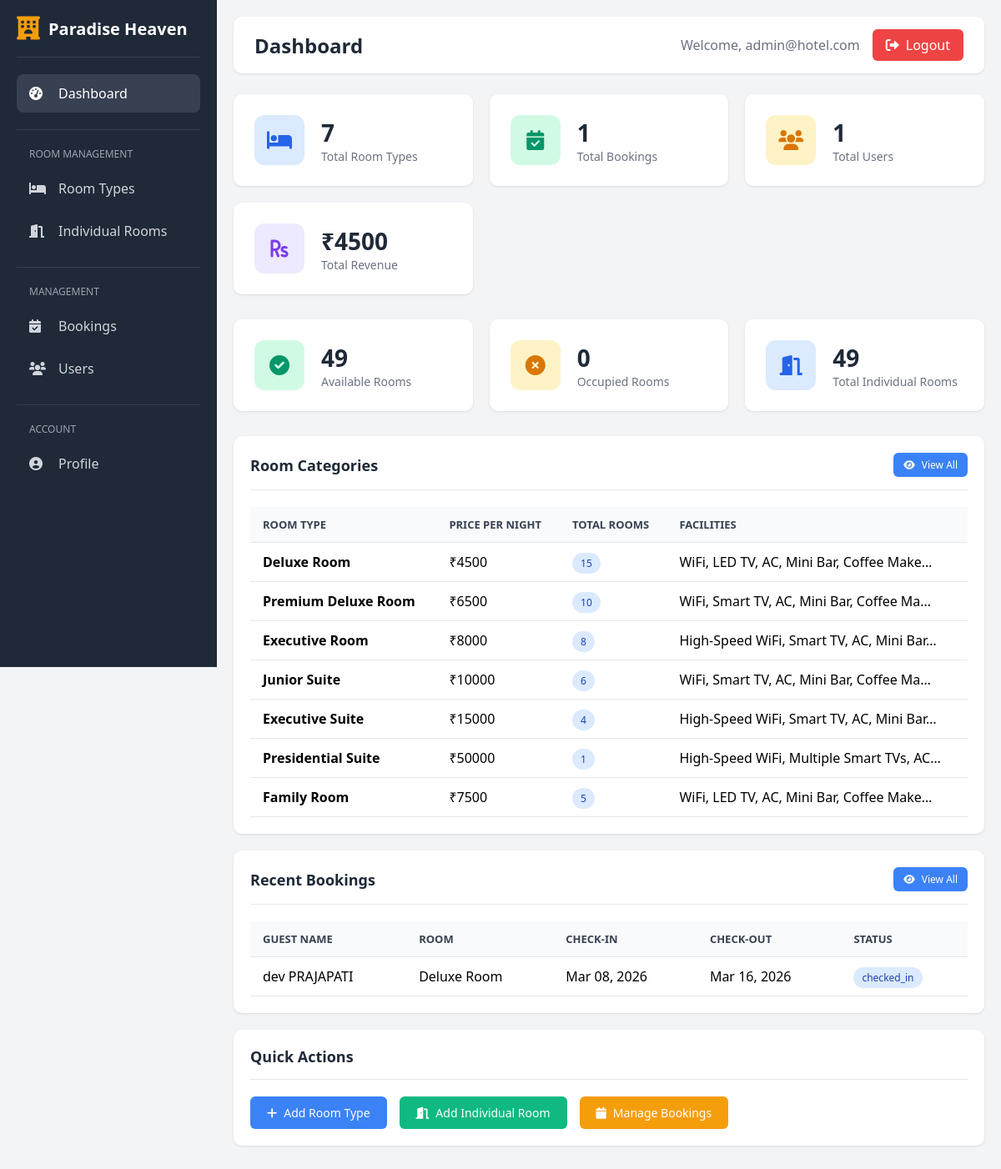
Page /custom-admin/dashboard/ (signed in) on the committed database.
### custom_admin/models.py (models this page shows, shortened)
class AdminUser(AbstractBaseUser, PermissionsMixin):
    username = models.CharField(max_length=150, unique=True)
    email = models.EmailField(unique=True)
    first_name = models.CharField(max_length=100)
    last_name = models.CharField(max_length=100)
    is_active = models.BooleanField(default=True)
    is_staff = models.BooleanField(default=True)
    date_joined = models.DateTimeField(default=timezone.now)
    objects = AdminUserManager()
    USERNAME_FIELD = 'username'
    REQUIRED_FIELDS = ['email', 'first_name', 'last_name']
    class Meta:
        verbose_name = 'Admin User'
        verbose_name_plural = 'Admin Users'

### motel/models.py (models this page shows, shortened)
class Rooms(models.Model):
    room_name = models.CharField(max_length=255)
    room_des = models.TextField()
    room_price = models.IntegerField()
    room_facilities = models.TextField(default="WiFi,TV,AC")
    room_image = models.ImageField(upload_to='rooms/', blank=True, null=True)
    number_of_rooms = models.IntegerField(default=1, help_text="Number of rooms available in this category")

class Bookings(models.Model):
    STATUS_CHOICES = [
        ('pending', 'Pending'),
        ('confirmed', 'Confirmed'),
        ('checked_in', 'Checked In'),
        ('checked_out', 'Checked Out'),
        ('cancelled', 'Cancelled'),
    ]
    PAYMENT_METHODS = [
        ('card', 'Credit/Debit Card'),
        ('upi', 'UPI'),
        ('netbanking', 'Net Banking'),
        ('wallet', 'Digital Wallet'),
    ]
    firstName = models.CharField(max_length=255)
    lastName = models.CharField(max_length=255)
    address1 = models.CharField(max_length=255)
    address2 = models.CharField(max_length=255)
    city = models.CharField(max_length=255)
    state = models.CharField(max_length=255)
    postal = models.IntegerField()
    phone = models.IntegerField(default='0')
    email = models.EmailField()
    roomname = models.ForeignKey(Rooms, on_delete=models.CASCADE)
    check_in = models.DateField(null=True, blank=True)
    check_out = models.DateField(null=True, blank=True)
    status = models.CharField(max_length=20, choices=STATUS_CHOICES, default='pending')
    created_at = models.DateTimeField(default=timezone.now)
    payment_method = models.CharField(max_length=20, choices=PAYMENT_METHODS, blank=True, default='')
    transaction_id = models.CharField(max_length=100, blank=True, default='')
    total_amount = models.IntegerField(default=0)

### custom_admin/views.py (the view)
# urls.py: path('dashboard/', views.admin_dashboard, name='admin_dashboard'),
@login_required(login_url='admin_login')
def admin_dashboard(request):
    total_rooms = Rooms.objects.count()
    total_bookings = Bookings.objects.count()
    total_users = UserAccount.objects.count()
    total_revenue = Bookings.objects.aggregate(Sum('roomname__room_price'))['roomname__room_price__sum'] or 0
    recent_bookings = Bookings.objects.select_related('roomname').order_by('-id')[:5]
    available_rooms = Room.objects.filter(is_available=True).count()
    occupied_rooms = Room.objects.filter(is_available=False).count()
    total_individual_rooms = Room.objects.count()
    room_categories = Rooms.objects.all()
    context = {
        'total_rooms': total_rooms,
        'total_bookings': total_bookings,
        'total_users': total_users,
        'total_revenue': total_revenue,
        'recent_bookings': recent_bookings,
        'available_rooms': available_rooms,
        'occupied_rooms': occupied_rooms,
        'room_categories': room_categories,
        'total_individual_rooms': total_individual_rooms,
    }
    return render(request, 'custom_admin/dashboard.html', context)

### templates/custom_admin/dashboard.html (shortened to what this page needs)
{% extends 'custom_admin/base.html' %}
{% block page_title %}Dashboard{% endblock %}
{% block content %}
<div class="stats-grid">
    <div class="stat-card">
        <div class="stat-icon blue">
            <i class="fas fa-bed"></i>
        </div>
        <div class="stat-info">
            <h4>{{ total_rooms }}</h4>
            <p>Total Room Types</p>
        </div>
    </div>
    <div class="stat-card">
        <div class="stat-icon green">
            <i class="fas fa-calendar-check"></i>
        </div>
        <div class="stat-info">
            <h4>{{ total_bookings }}</h4>
            <p>Total Bookings</p>
        </div>
    </div>
    <div class="stat-card">
        <div class="stat-icon orange">
            <i class="fas fa-users"></i>
        </div>
        <div class="stat-info">
            <h4>{{ total_users }}</h4>
            <p>Total Users</p>
        </div>
    </div>
    <div class="stat-card">
        <div class="stat-icon purple">
            <i class="fas fa-rupee-sign"></i>
        </div>
        <div class="stat-info">
            <h4>₹{{ total_revenue }}</h4>
            <p>Total Revenue</p>
        </div>
    </div>
</div>
<div class="stats-grid">
    <div class="stat-card">
        <div class="stat-icon green">
            <i class="fas fa-check-circle"></i>
        </div>
        <div class="stat-info">
            <h4>{{ available_rooms }}</h4>
            <p>Available Rooms</p>
        </div>
    </div>
    <div class="stat-card">
        <div class="stat-icon orange">
            <i class="fas fa-times-circle"></i>
        </div>
        <div class="stat-info">
            <h4>{{ occupied_rooms }}</h4>
            <p>Occupied Rooms</p>
        </div>
    </div>
    <div class="stat-card">
        <div class="stat-icon blue">
            <i class="fas fa-door-open"></i>
        </div>
        <div class="stat-info">
            <h4>{{ total_individual_rooms }}</h4>
            <p>Total Individual Rooms</p>
        </div>
    </div>
</div>
<div class="card">
    <div class="card-header">
        <h3>Room Categories</h3>
        <a href="{% url 'manage_rooms' %}" class="btn btn-primary btn-sm">
            <i class="fas fa-eye"></i> View All
        </a>
    </div>
    <div class="table-container">
        <table>
            <thead>
                <tr>
                    <th>Room Type</th>
                    <th>Price per Night</th>
                    <th>Total Rooms</th>
                    <th>Facilities</th>
                </tr>
            </thead>
            <tbody>
                {% if room_categories %}
                    {% for room in room_categories %}
                    <tr>
                        <td><strong>{{ room.room_name }}</strong></td>
                        <td>₹{{ room.room_price }}</td>
                        <td><span class="badge badge-info">{{ room.number_of_rooms }}</span></td>
                        <td>{{ room.room_facilities|truncatechars:40 }}</td>
                    </tr>
                    {% endfor %}
                {% else %}
                    <tr>
                        <td colspan="4" style="text-align: center; color: #6b7280;">No room categories found</td>
                    </tr>
                {% endif %}
            </tbody>
        </table>
    </div>
</div>
<div class="card">
    <div class="card-header">
        <h3>Recent Bookings</h3>
        <a href="{% url 'manage_bookings' %}" class="btn btn-primary btn-sm">
            <i class="fas fa-eye"></i> View All
        </a>
    </div>
    <div class="table-container">
        <table>
            <thead>
                <tr>
                    <th>Guest Name</th>
                    <th>Room</th>
                    <th>Check-In</th>
                    <th>Check-Out</th>
                    <th>Status</th>
                </tr>
            </thead>
            <tbody>
                {% if recent_bookings %}
                    {% for booking in recent_bookings %}
                    <tr>
                        <td>{{ booking.firstName }} {{ booking.lastName }}</td>
                        <td>{{ booking.roomname.room_name }}</td>
                        <td>{{ booking.check_in|date:"M d, Y"|default:"N/A" }}</td>
                        <td>{{ booking.check_out|date:"M d, Y"|default:"N/A" }}</td>
                        <td>
                            {% if booking.status == 'confirmed' %}
                            <span class="badge badge-success">{{ booking.status }}</span>
                            {% elif booking.status == 'pending' %}
                            <span class="badge badge-warning">{{ booking.status }}</span>
                            {% elif booking.status == 'cancelled' %}
                            <span class="badge badge-danger">{{ booking.status }}</span>
                            {% else %}
                            <span class="badge badge-info">{{ booking.status }}</span>
                            {% endif %}
                        </td>
                    </tr>
                    {% endfor %}
                {% else %}
                    <tr>
                        <td colspan="5" style="text-align: center; color: #6b7280;">No bookings yet</td>
                    </tr>
                {% endif %}
            </tbody>
        </table>
    </div>
</div>
<div class="card">
    <div class="card-header">
        <h3>Quick Actions</h3>
    </div>
    <div style="display: flex; gap: 15px; flex-wrap: wrap;">
        <a href="{% url 'add_room' %}" class="btn btn-primary">
            <i class="fas fa-plus"></i> Add Room Type
        </a>
        <a href="{% url 'add_individual_room' %}" class="btn btn-success">
            <i class="fas fa-door-open"></i> Add Individual Room
        </a>
        <a href="{% url 'manage_bookings' %}" class="btn btn-warning">
            <i class="fas fa-calendar"></i> Manage Bookings
        </a>
    </div>
</div>
{% endblock %}

### templates/custom_admin/base.html (shortened to what this page needs)
<!DOCTYPE html>
<html lang="en">
<head>
    <link rel="stylesheet" href="https://cdnjs.cloudflare.com/ajax/libs/font-awesome/6.0.0/css/all.min.css">
</head>
<body>
    <div class="sidebar">
        <div class="sidebar-header">
            <i class="fas fa-hotel"></i>
            <h1>Paradise Heaven</h1>
        </div>
        <nav class="sidebar-nav">
            <a href="{% url 'admin_dashboard' %}" class="nav-item {% if request.resolver_match.url_name == 'admin_dashboard' %}active{% endif %}">
                <i class="fas fa-tachometer-alt"></i>
                <span>Dashboard</span>
            </a>
            <div class="nav-section">
                <div class="nav-section-title">Room Management</div>
                <a href="{% url 'manage_rooms' %}" class="nav-item {% if 'rooms' in request.resolver_match.url_name %}active{% endif %}">
                    <i class="fas fa-bed"></i>
                    <span>Room Types</span>
                </a>
                <a href="{% url 'manage_individual_rooms' %}" class="nav-item {% if 'individual' in request.resolver_match.url_name %}active{% endif %}">
                    <i class="fas fa-door-open"></i>
                    <span>Individual Rooms</span>
                </a>
            </div>
            <div class="nav-section">
                <div class="nav-section-title">Management</div>
                <a href="{% url 'manage_bookings' %}" class="nav-item {% if 'bookings' in request.resolver_match.url_name %}active{% endif %}">
                    <i class="fas fa-calendar-check"></i>
                    <span>Bookings</span>
                </a>
                <a href="{% url 'manage_users' %}" class="nav-item {% if 'users' in request.resolver_match.url_name %}active{% endif %}">
                    <i class="fas fa-users"></i>
                    <span>Users</span>
                </a>
            </div>
            <div class="nav-section">
                <div class="nav-section-title">Account</div>
                <a href="{% url 'admin_profile' %}" class="nav-item {% if 'profile' in request.resolver_match.url_name %}active{% endif %}">
                    <i class="fas fa-user-circle"></i>
                    <span>Profile</span>
                </a>
            </div>
        </nav>
    </div>
    <div class="main-content">
        <div class="top-bar">
            <h2>{% block page_title %}Dashboard{% endblock %}</h2>
            <div class="user-info">
                <span>Welcome, {{ request.user.username }}</span>
                <a href="{% url 'admin_logout' %}" class="logout-btn">
                    <i class="fas fa-sign-out-alt"></i>
                    Logout
                </a>
            </div>
        </div>
        {% block content %}{% endblock %}
    </div>
</body>
</html>

### templates/custom_admin/base.html (style rules this page uses)
* { margin: 0; padding: 0; box-sizing: border-box; }
body { font-family: 'Segoe UI', Tahoma, Geneva, Verdana, sans-serif; background-color: #f3f4f6; display: flex; min-height: 100vh; }
.sidebar { width: 260px; background-color: #1f2937; color: white; padding: 20px; display: flex; flex-direction: column; position: fixed; height: 100vh; overflow-y: auto; }
.sidebar-header { display: flex; align-items: center; padding-bottom: 20px; border-bottom: 1px solid #374151; margin-bottom: 20px; }
.sidebar-header i { font-size: 28px; color: #f59e0b; margin-right: 10px; }
.sidebar-header h1 { font-size: 20px; font-weight: 600; }
.sidebar-nav { flex: 1; }
.nav-item { display: flex; align-items: center; padding: 12px 15px; color: #d1d5db; text-decoration: none; border-radius: 8px; margin-bottom: 5px; transition: all 0.3s; }
.nav-item:hover, .nav-item.active { background-color: #374151; color: white; }
.nav-item i { width: 25px; margin-right: 10px; }
.nav-section { margin-top: 20px; padding-top: 20px; border-top: 1px solid #374151; }
.nav-section-title { font-size: 12px; text-transform: uppercase; color: #9ca3af; margin-bottom: 10px; padding-left: 15px; }
.main-content { flex: 1; margin-left: 260px; padding: 20px; }
.top-bar { display: flex; justify-content: space-between; align-items: center; background-color: white; padding: 15px 25px; border-radius: 10px; margin-bottom: 25px; box-shadow: 0 1px 3px rgba(0, 0, 0, 0.1); }
.top-bar h2 { font-size: 24px; color: #1f2937; }
.user-info { display: flex; align-items: center; gap: 15px; }
.user-info span { color: #6b7280; }
.logout-btn { background-color: #ef4444; color: white; padding: 8px 16px; border: none; border-radius: 6px; cursor: pointer; text-decoration: none; display: flex; align-items: center; gap: 8px; transition: background-color 0.3s; }
.card { background-color: white; border-radius: 10px; padding: 20px; box-shadow: 0 1px 3px rgba(0, 0, 0, 0.1); margin-bottom: 20px; }
.card-header { display: flex; justify-content: space-between; align-items: center; margin-bottom: 20px; padding-bottom: 15px; border-bottom: 1px solid #e5e7eb; }
.card-header h3 { font-size: 18px; color: #1f2937; }
.btn { padding: 10px 20px; border: none; border-radius: 6px; cursor: pointer; text-decoration: none; display: inline-flex; align-items: center; gap: 8px; font-size: 14px; transition: all 0.3s; }
.btn-primary { background-color: #3b82f6; color: white; }
.btn-success { background-color: #10b981; color: white; }
.btn-warning { background-color: #f59e0b; color: white; }
.btn-sm { padding: 6px 12px; font-size: 12px; }
.table-container { overflow-x: auto; }
table { width: 100%; border-collapse: collapse; }
th, td { padding: 12px 15px; text-align: left; border-bottom: 1px solid #e5e7eb; }
th { background-color: #f9fafb; font-weight: 600; color: #374151; font-size: 13px; text-transform: uppercase; }
.badge { padding: 4px 10px; border-radius: 20px; font-size: 12px; font-weight: 500; }
.badge-info { background-color: #dbeafe; color: #1e40af; }
.stats-grid { display: grid; grid-template-columns: repeat(auto-fit, minmax(240px, 1fr)); gap: 20px; margin-bottom: 30px; }
.stat-card { background: white; padding: 25px; border-radius: 10px; box-shadow: 0 1px 3px rgba(0, 0, 0, 0.1); display: flex; align-items: center; }
.stat-icon { width: 60px; height: 60px; border-radius: 12px; display: flex; align-items: center; justify-content: center; font-size: 24px; margin-right: 20px; }
.stat-icon.blue { background-color: #dbeafe; color: #2563eb; }
.stat-icon.green { background-color: #d1fae5; color: #059669; }
.stat-icon.orange { background-color: #fef3c7; color: #d97706; }
.stat-icon.purple { background-color: #ede9fe; color: #7c3aed; }
.stat-info h4 { font-size: 28px; font-weight: 700; color: #1f2937; }
.stat-info p { color: #6b7280; font-size: 14px; }

### rows in the picture
AdminUser: user.username "admin@hotel.com"
Rooms: room_name "Deluxe Room", room_price "4500", number_of_rooms "15", room_facilities "WiFi, LED TV, AC, Mini Bar, Coffee Make…"
Rooms: room_name "Premium Deluxe Room", room_price "6500", number_of_rooms "10", room_facilities "WiFi, Smart TV, AC, Mini Bar, Coffee Ma…"
Rooms: room_name "Executive Room", room_price "8000", number_of_rooms "8", room_facilities "High-Speed WiFi, Smart TV, AC, Mini Bar…"
Rooms: room_name "Junior Suite", room_price "10000", number_of_rooms "6", room_facilities "WiFi, Smart TV, AC, Mini Bar, Coffee Ma…"
Rooms: room_name "Executive Suite", room_price "15000", number_of_rooms "4", room_facilities "High-Speed WiFi, Smart TV, AC, Mini Bar…"
Rooms: room_name "Presidential Suite", room_price "50000", number_of_rooms "1", room_facilities "High-Speed WiFi, Multiple Smart TVs, AC…"
Rooms: room_name "Family Room", room_price "7500", number_of_rooms "5", room_facilities "WiFi, LED TV, AC, Mini Bar, Coffee Make…"
Bookings: firstName "dev", lastName "PRAJAPATI", roomname.room_name "Deluxe Room", check_in "Mar 08, 2026", check_out "Mar 16, 2026", status "checked_in"

### other values in the picture
{{ total_rooms }} "7"
{{ total_bookings }} "1"
{{ total_users }} "1"
{{ total_revenue }} "4500"
{{ available_rooms }} "49"
{{ occupied_rooms }} "0"
{{ total_individual_rooms }} "49"
